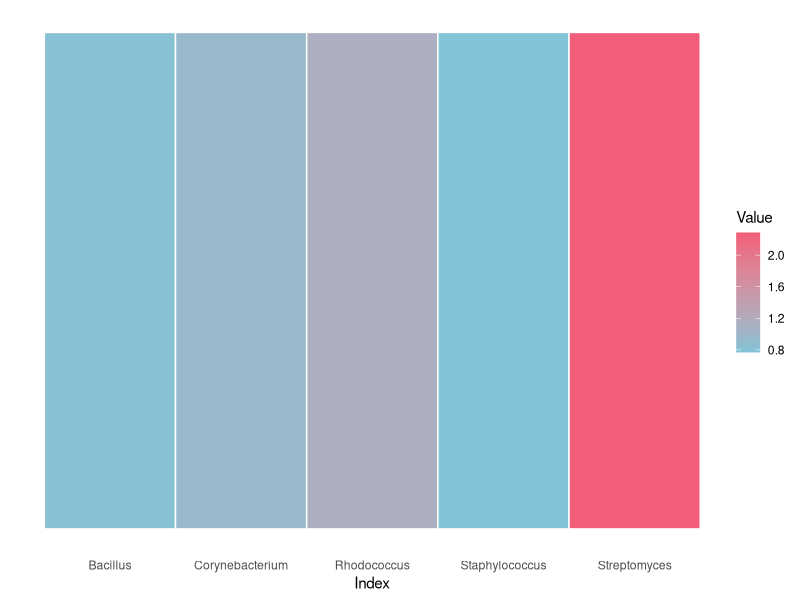
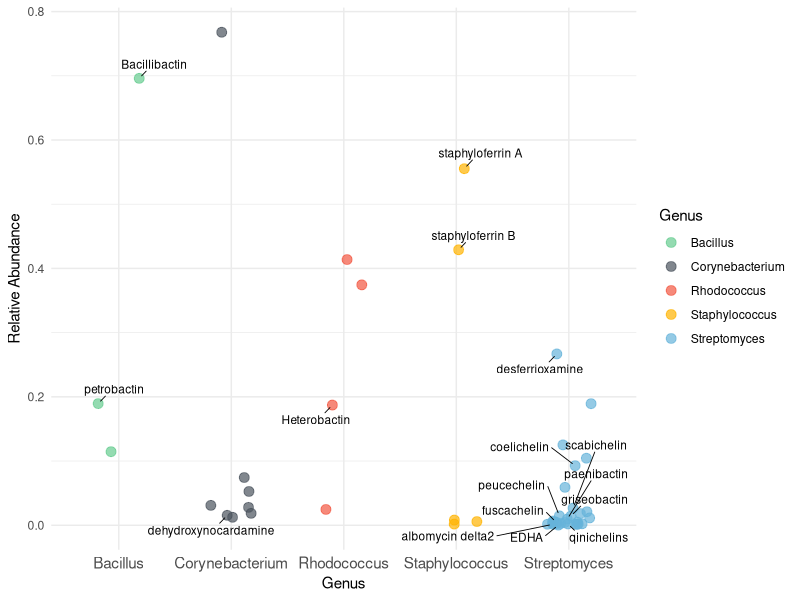

Here is the R script that generated these plots, in order:
data <- read.csv('../input/syn_info_5_genera.csv')
library(dplyr)
library(ggplot2)
data <- data %>%
  group_by(Genus) %>%
  mutate(total_size = sum(group_size),  
         relative_abundance = group_size / total_size)  
#calculate α-diversity
shannon_index <- data %>%
  group_by(Genus) %>%
  summarise(H = -sum(relative_abundance * log(relative_abundance), na.rm = TRUE))  # 计算香农指数
ggplot(shannon_index, aes(x = Genus, y = 1, fill = H)) +
  geom_tile(color = "white", size = 0.5) +
  scale_fill_gradient(low = "#81c3d7", high = "#f25e7a") +
  labs(x = "Index", y = "", fill = "Value") +
  theme_minimal() +
  theme(axis.text.y = element_blank(),
        axis.ticks.y = element_blank(),
        panel.grid = element_blank())


library(ggrepel)
# set seed
set.seed(123)
# create fixed position
pos <- position_jitter(width = 0.2, height = 0, seed = 123)
data$Genus <- factor(data$Genus, levels = c("Bacillus", "Corynebacterium", "Rhodococcus", "Staphylococcus", "Streptomyces"))
p <- ggplot(data, aes(x = Genus, y = relative_abundance, color = Genus)) +
  geom_point(
    aes(group = Genus),
    position = pos, 
    alpha = 0.7, 
    size = 3
  ) +
  geom_text_repel(
    aes(label = label),
    position = pos,
    size = 3, 
    color = "black", 
    box.padding = 0.4,
    point.padding = 0.2,
    segment.color = "black",
    segment.size = 0.3,
    force = 10,
    force_pull = 1,
    min.segment.length = 0,
    max.overlaps = Inf
  ) +
  scale_color_manual(
    values = c(
      'Bacillus' = '#66cc8f', 
      'Corynebacterium' = '#4b545e', 
      'Rhodococcus' = '#f25641', 
      'Staphylococcus' = '#ffb300', 
      'Streptomyces' = '#66b3d9'
    ),
    
  ) +
  theme_minimal() +
  labs(x = "Genus", y = "Relative Abundance") +
  theme(axis.text.x = element_text(size = 11))

print(p)
